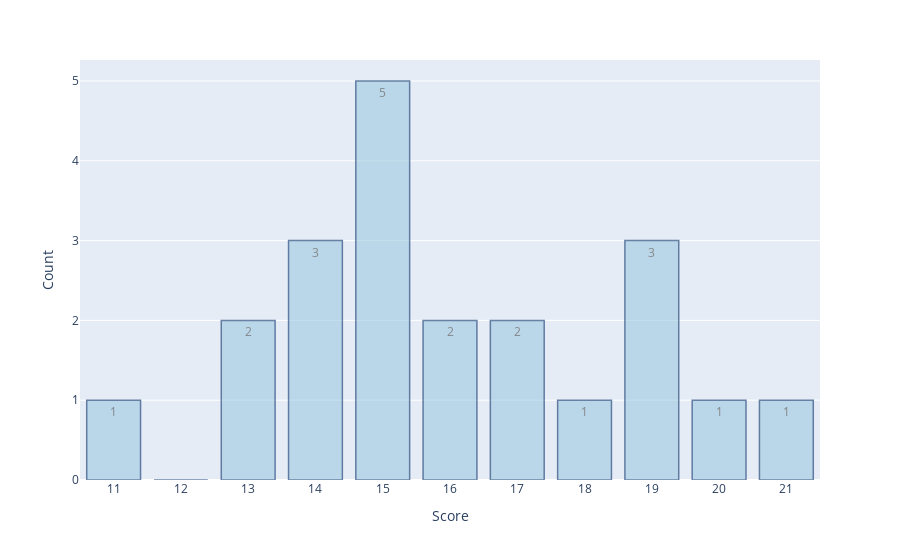

The code cell stored with this chart in its notebook:
### Code cell
# Distribution of score counts 
# Generating Data 
long = {'Score': [11, 13, 13, 14, 14, 14, 15, 15, 15, 15, 15, 16, 16, 17, 17, 18,19, 19, 19, 20, 21]}
long = pd.DataFrame(data=long)
short = {'Score': [11, 12, 13, 14, 15, 16, 17, 18, 19, 20, 21], 'Count': [1, 0, 2, 3, 5, 2, 2, 1, 3, 1, 1]}
short = pd.DataFrame(data=short)
fig = px.bar(short, x = 'Score', y = 'Count', orientation = 'v',  text_auto='2s')
fig.update_traces(marker_color='rgb(158,202,225)', marker_line_color='rgb(8,48,107)',
                  marker_line_width=1.5, opacity=0.6)
fig.update_xaxes(type='category')

### Figure 1 — Plotly figure (JSON) as saved in the notebook; plotly's stock layout.template omitted (floating-point values rounded to 4 significant figures)
{"data": [{"alignmentgroup": "True", "hovertemplate": "Score=%{x}<br>Count=%{y}<extra></extra>", "legendgroup": "", "marker": {"color": "rgb(158,202,225)", "line": {"color": "rgb(8,48,107)", "width": 1.5}, "pattern": {"shape": ""}}, "name": "", "offsetgroup": "", "opacity": 0.6, "orientation": "v", "showlegend": false, "textposition": "auto", "texttemplate": "%{y:2s}", "type": "bar", "x": [11, 12, 13, 14, 15, 16, 17, 18, 19, 20, 21], "xaxis": "x", "y": [1, 0, 2, 3, 5, 2, 2, 1, 3, 1, 1], "yaxis": "y"}], "layout": {"autosize": true, "barmode": "relative", "legend": {"tracegroupgap": 0}, "margin": {"t": 60}, "xaxis": {"anchor": "y", "autorange": true, "domain": [0, 1], "range": [-0.5, 10.5], "title": {"text": "Score"}, "type": "category"}, "yaxis": {"anchor": "x", "autorange": true, "domain": [0, 1], "range": [0, 5.263], "title": {"text": "Count"}, "type": "linear"}}}
